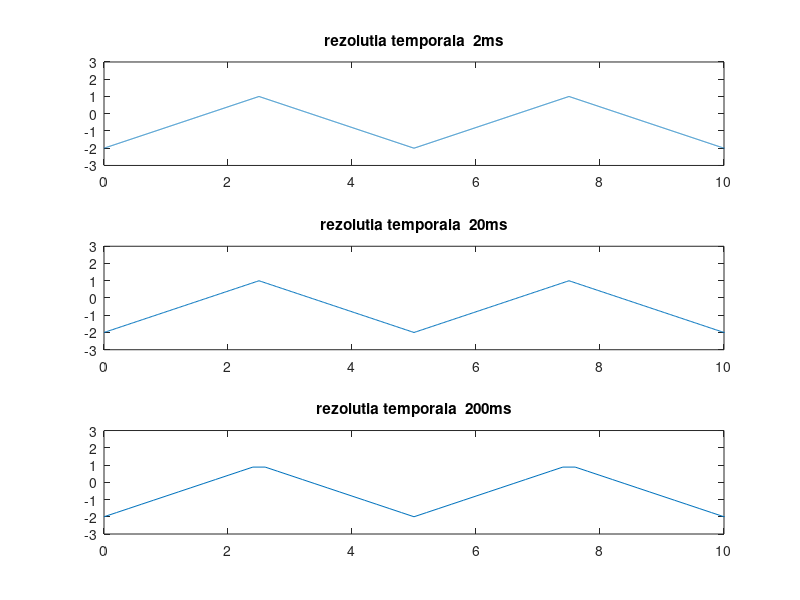

Recreate this plot in MATLAB.
%rezolutia temporala 2ms
t=0:0.002:100;
x = 1.5*(sawtooth(2*pi*t/5,0.5)-1)+1;

%Algoritm:
%-1<x<1      /-1
%-2<x-1<0    /*1.5
%-3<1.5*(x-1)<0   /+1
%-2<1.5*(x-1)+1<1

subplot(3, 1, 1)
plot(t,x), title('rezolutia temporala  2ms')
axis ([0 10 -3 3])

%rezolutia temporala 20ms
t=0:0.02:100;
x = 1.5*(sawtooth(2*pi*t/5,0.5)-1)+1;
subplot(3, 1, 2)
plot(t,x), title('rezolutia temporala  20ms')
axis ([0 10 -3 3])

%rezolutia temporala 200ms
t=0:0.2:100;
x = 1.5*(sawtooth(2*pi*t/5,0.5)-1)+1;
subplot(3, 1, 3)
plot(t,x), title('rezolutia temporala  200ms')
axis ([0 10 -3 3])